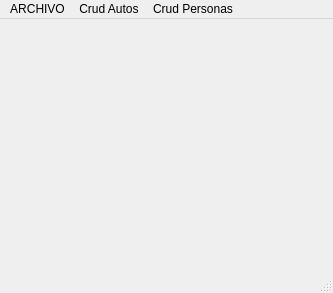
<?xml version="1.0" encoding="UTF-8"?>
<ui version="4.0">
 <class>MainWindow</class>
 <widget class="QMainWindow" name="MainWindow">
  <property name="geometry">
   <rect>
    <x>0</x>
    <y>0</y>
    <width>333</width>
    <height>293</height>
   </rect>
  </property>
  <property name="windowTitle">
   <string>Sistema de Gestion de Seguros &quot; La Segura&quot;</string>
  </property>
  <widget class="QWidget" name="centralwidget"/>
  <widget class="QStatusBar" name="statusbar"/>
  <widget class="QMenuBar" name="menubar">
   <property name="geometry">
    <rect>
     <x>0</x>
     <y>0</y>
     <width>333</width>
     <height>18</height>
    </rect>
   </property>
   <widget class="QMenu" name="menuARCHIVO">
    <property name="title">
     <string>ARCHIVO</string>
    </property>
    <addaction name="actionSALIR"/>
   </widget>
   <widget class="QMenu" name="menuCrud_Autos">
    <property name="title">
     <string>Crud Autos</string>
    </property>
    <addaction name="actionAUTOS"/>
   </widget>
   <widget class="QMenu" name="menuCrud_Personas">
    <property name="title">
     <string>Crud Personas</string>
    </property>
    <addaction name="separator"/>
    <addaction name="actionPERSONAS"/>
   </widget>
   <addaction name="menuARCHIVO"/>
   <addaction name="menuCrud_Autos"/>
   <addaction name="menuCrud_Personas"/>
  </widget>
  <action name="actionSALIR">
   <property name="text">
    <string>SALIR</string>
   </property>
  </action>
  <action name="actionSiniestros">
   <property name="text">
    <string>Siniestros</string>
   </property>
  </action>
  <action name="actionAUTOS">
   <property name="text">
    <string>AUTOS</string>
   </property>
  </action>
  <action name="actionPERSONAS">
   <property name="text">
    <string>PERSONAS</string>
   </property>
  </action>
 </widget>
 <resources/>
 <connections/>
</ui>
